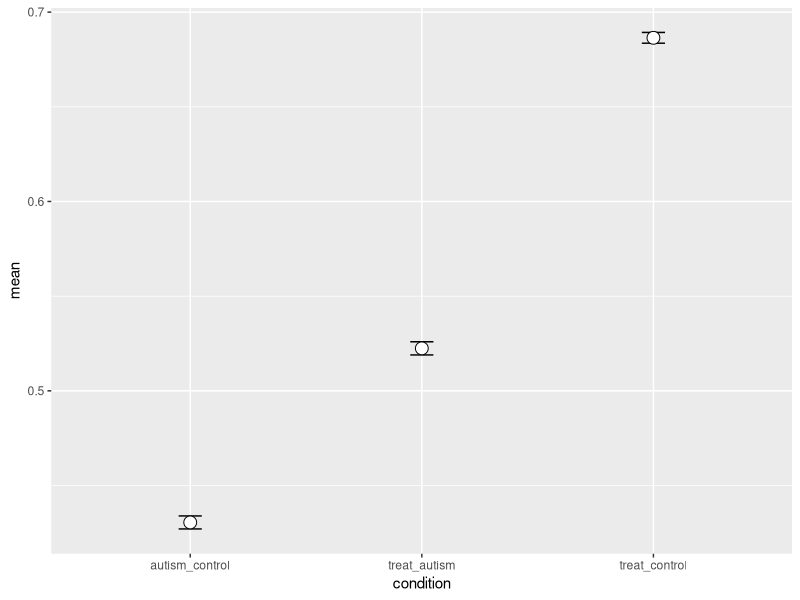

The R source for this figure:
# Uncomment and run these if you don't have the packages installed
#install.packages('boot')
#install.packages('ggplot2')

# Load required packages
library(boot)
library(ggplot2)

# Read in data 
setwd("~/Desktop") # Set this to where you put the data file.
datums_vaccine = read.table("Vaccine_Data.txt", header = TRUE)
datums_vaccine$diff = datums_vaccine$post - datums_vaccine$pre

num_sims <- 100000

# Initialize matrices/data.frames
datums <- data.frame(matrix(ncol = 3, nrow = 3))
rownames(datums) <- c("treat_autism", "treat_control","autism_control")
colnames(datums) <- c("mean", "ci","condition")
datums[1,3] = "treat_autism"
datums[2,3] = "treat_control"
datums[3,3] = "autism_control"

sims <- matrix(NA, nrow = num_sims, ncol=3)
treat_autism <- matrix(NA, nrow = num_sims, ncol=1)
treat_control <- matrix(NA, nrow = num_sims, ncol=1)
autism_control <- matrix(NA, nrow = num_sims, ncol=1)

# Run simulations
for (i_sims in 1:num_sims) {
  
  # Get a number between 1 and 6, in .1 increments for window minimum
  limits = sample(10:60, 1, replace=F)
  min = min(limits)/10
  
  # Set window max as a value between .25 to 1.25 bigger than minimum (in increments of .25)
  max = min + c(.5)[sample(1:1, 1)]
  
  # Cull data to only be in window
  datums_check = datums_vaccine[datums_vaccine$pre>=min & datums_vaccine$pre<=max,] 
  
  # Get Mean of Conditions in Sample
  control = datums_check[datums_check$condition=='control',]
  autism = datums_check[datums_check$condition=='autism',]
  treatment = datums_check[datums_check$condition=='treatment',]
  
  sims[i_sims,1] = mean(treatment$diff)
  sims[i_sims,2] = mean(control$diff)
  sims[i_sims,3] = mean(autism$diff)
  
  # Code which conditions are bigger, 
  # ignoring cases when 1 of 2 compared conditions have 0 values
  if (nrow(treatment) > 0 & nrow(autism) > 0) {
    if (mean(treatment$diff) > mean(autism$diff))
      treat_autism[i_sims,1] = 1
    else treat_autism[i_sims,1] = 0
    }
  
  if (nrow(treatment) > 0 & nrow(control) > 0) {
    if (mean(treatment$diff) > mean(control$diff))
      treat_control[i_sims,1] = 1
    else treat_control[i_sims,1] = 0
  }
  
  if (nrow(autism) > 0 & nrow(control) > 0) {
    if (mean(autism$diff) > mean(control$diff))
      autism_control[i_sims,1] = 1
    else autism_control[i_sims,1] = 0
  }
}

# Remove missing values (when 1 of 2 compared conditions had 0 values)
treat_autism <- treat_autism[!is.na(treat_autism)]
treat_control <- treat_control[!is.na(treat_control)]
autism_control <- autism_control[!is.na(autism_control)]

# Get overall means
datums[1,1] = mean(treat_autism)
datums[2,1] = mean(treat_control)
datums[3,1] = mean(autism_control)

# Bootstrap Confidence Intervals
b <- boot(treat_autism, function(u,i) mean(u[i]), R = 1000)
ci = boot.ci(b, type = "norm")
datums[1,2] = mean(treat_autism) - ci$norm[2]

b <- boot(treat_control, function(u,i) mean(u[i]), R = 1000)
ci = boot.ci(b, type = "norm")
datums[2,2] = mean(treat_control) - ci$norm[2]

b <- boot(autism_control, function(u,i) mean(u[i]), R = 1000)
ci = boot.ci(b, type = "norm")
datums[3,2] = mean(autism_control) - ci$norm[2]

# Plot
ggplot(datums, aes(x=condition, y=mean)) +
  geom_errorbar(width=.1, aes(ymin=mean-ci, ymax=mean+ci)) +
  geom_point(shape=21, size=4, fill="white")

